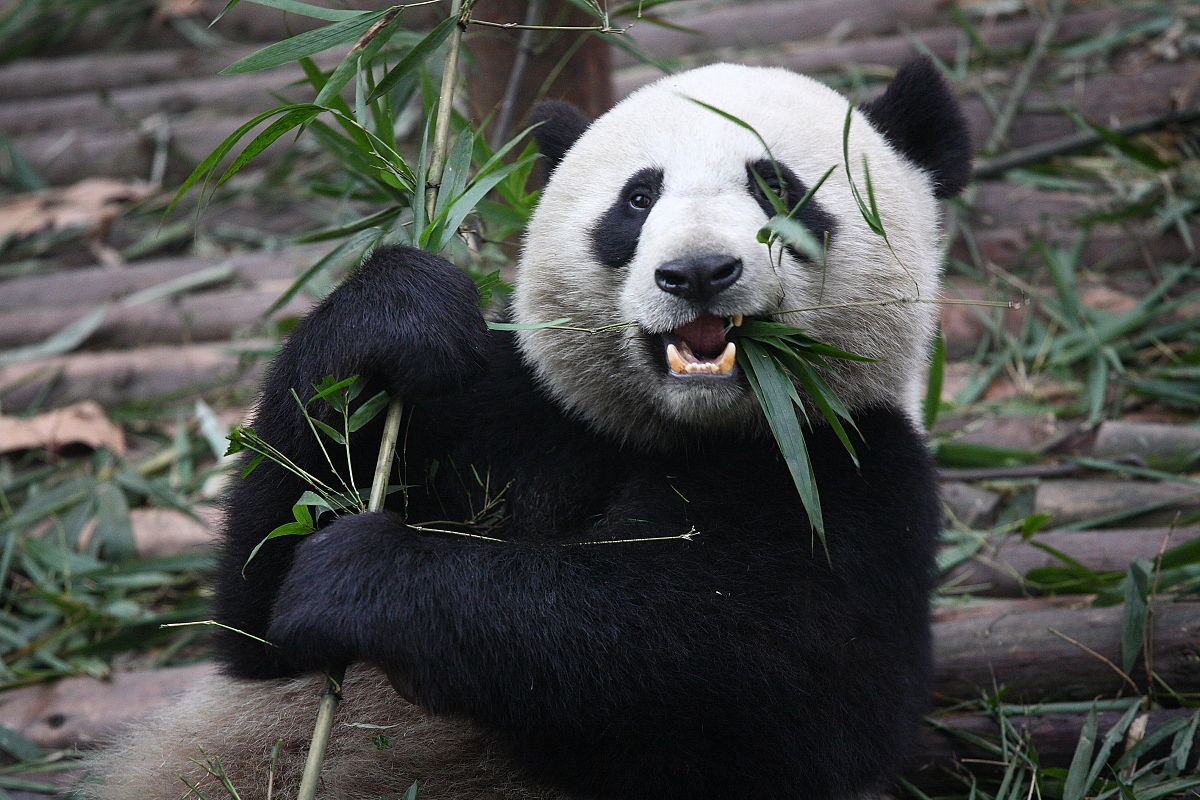
#> input picture data/panda.jpg, 1200 x 800 px
$ python g_threshold.py
#> lines starting #> are read from the running program, lines starting #| are printed output that depends on the picture; after the words box and inside, x2 and y2 are one past the last pixel; in counts of white or black regions, pixels touching at a corner belong together
# feekra
import os
import cv2
# calling the path

img = cv2.imread(os.path.join('.', 'data', 'panda.jpg'))
#> img is the input picture: shape (800, 1200, 3); mean B, G, R 74.7, 77.7, 75.7
img_gray = cv2.cvtColor(img, cv2.COLOR_BGR2GRAY)
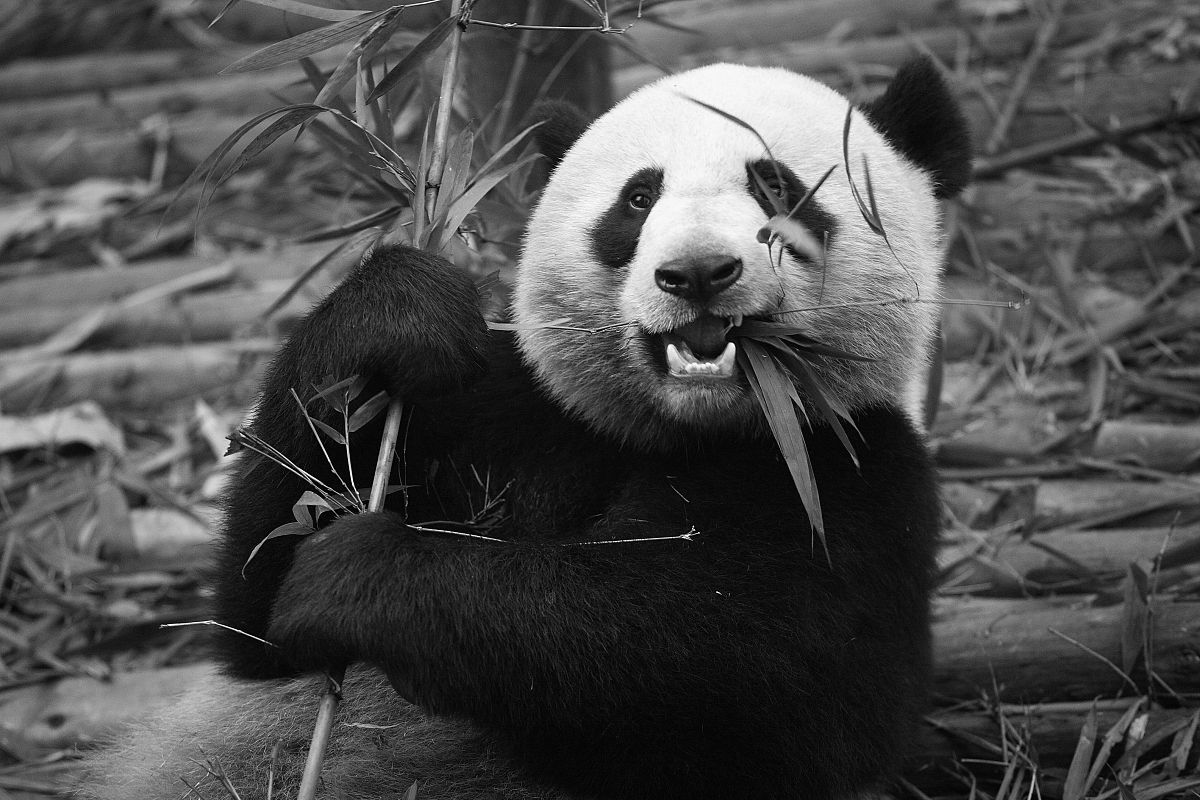
#> img_gray: shape (800, 1200); min 0, max 255, mean 76.7
ret, thresh = cv2.threshold(img_gray, 80, 255, cv2.THRESH_BINARY)
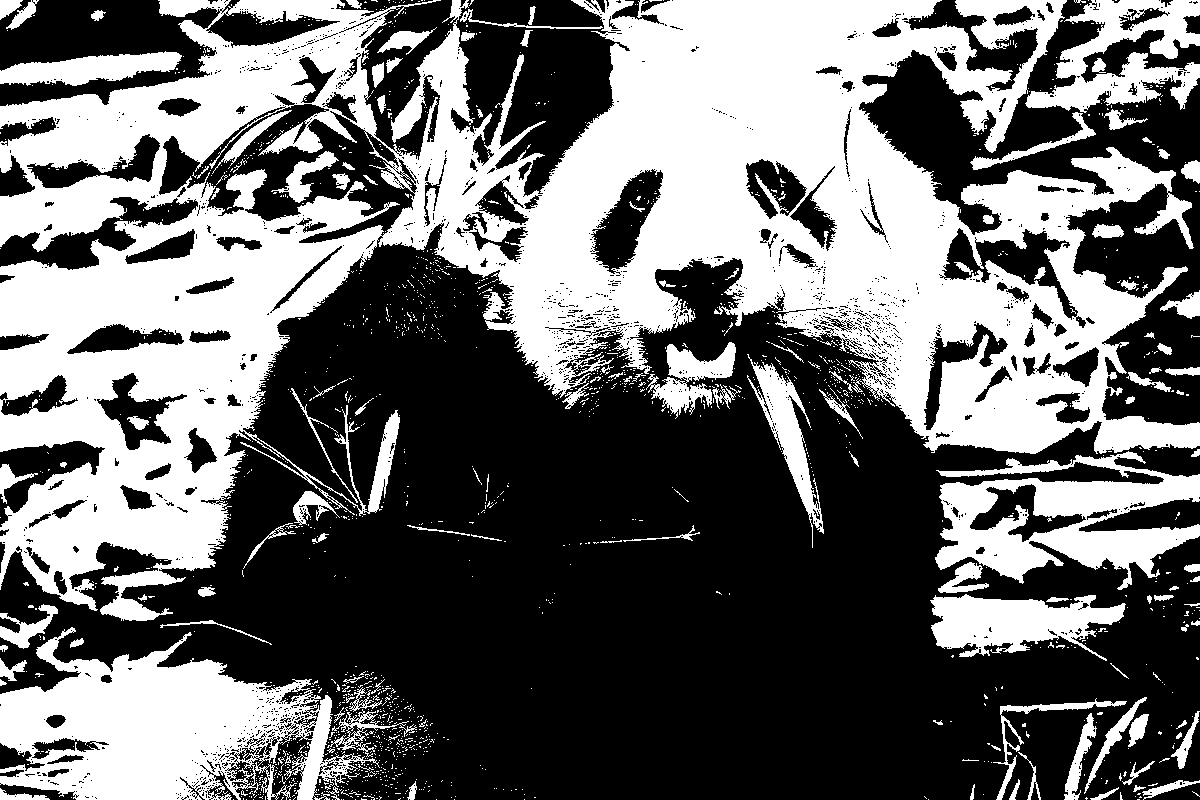
#> thresh: shape (800, 1200); 42.1% white; 1707 white regions (1573 under 20 px), largest, box (x1, y1, x2, y2) and area: (0, 0, 1200, 621) 298679, (0, 627, 380, 800) 34829, (935, 451, 1200, 590) 17690
thresh = cv2.blur(thresh, (10,10))
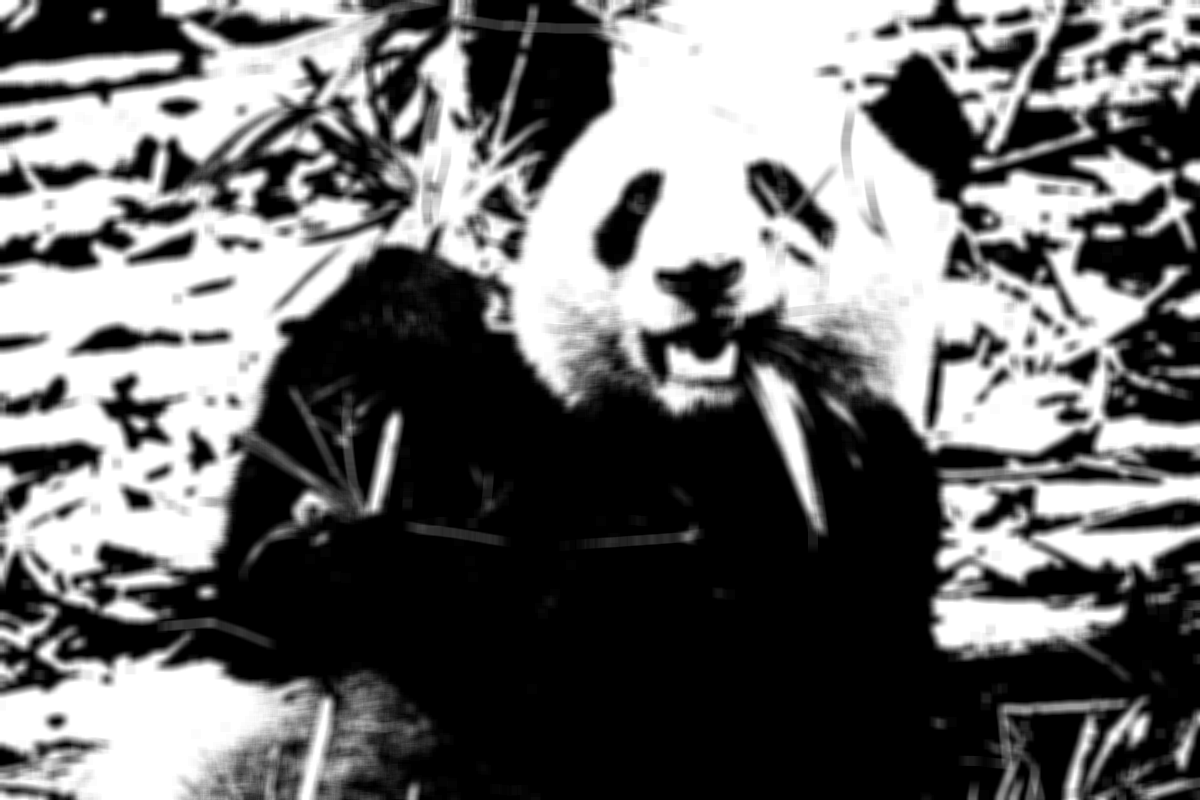
#> thresh: shape (800, 1200); min 0, max 255, mean 107.4
# visualize image
cv2.imshow('img', img)
cv2.imshow('img_gray', img_gray)
cv2.imshow('thresh', thresh)

cv2.waitKey(0)

$ run again, with data/bird.jpg copied over data/panda.jpg
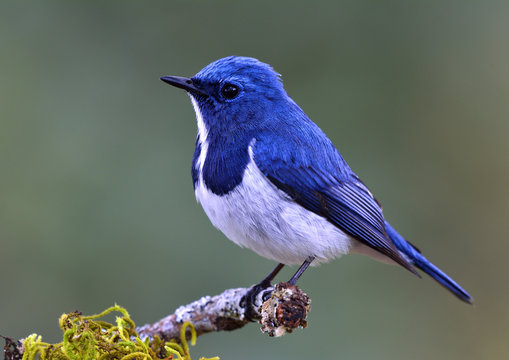
#> input picture data/bird.jpg, 509 x 360 px
#> img is the input picture: shape (360, 509, 3); mean B, G, R 104.5, 106.1, 97.7
#> `ret, thresh = cv2.threshold(img_gray, 80, 255, cv2.THRESH_BINARY)`:
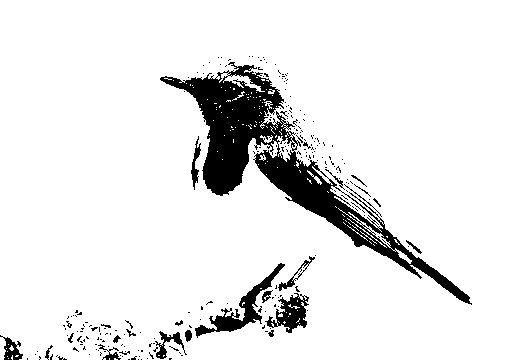
#> thresh: shape (360, 509); 90.8% white; 241 black regions (217 under 20 px), largest, box (x1, y1, x2, y2) and area: (160, 62, 472, 305) 12542, (195, 263, 285, 338) 1270, (265, 293, 309, 333) 809
#> `thresh = cv2.blur(thresh, (10,10))`:
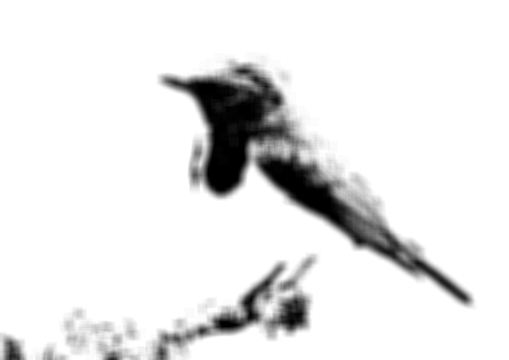
#> thresh: shape (360, 509); min 0, max 255, mean 231.4
